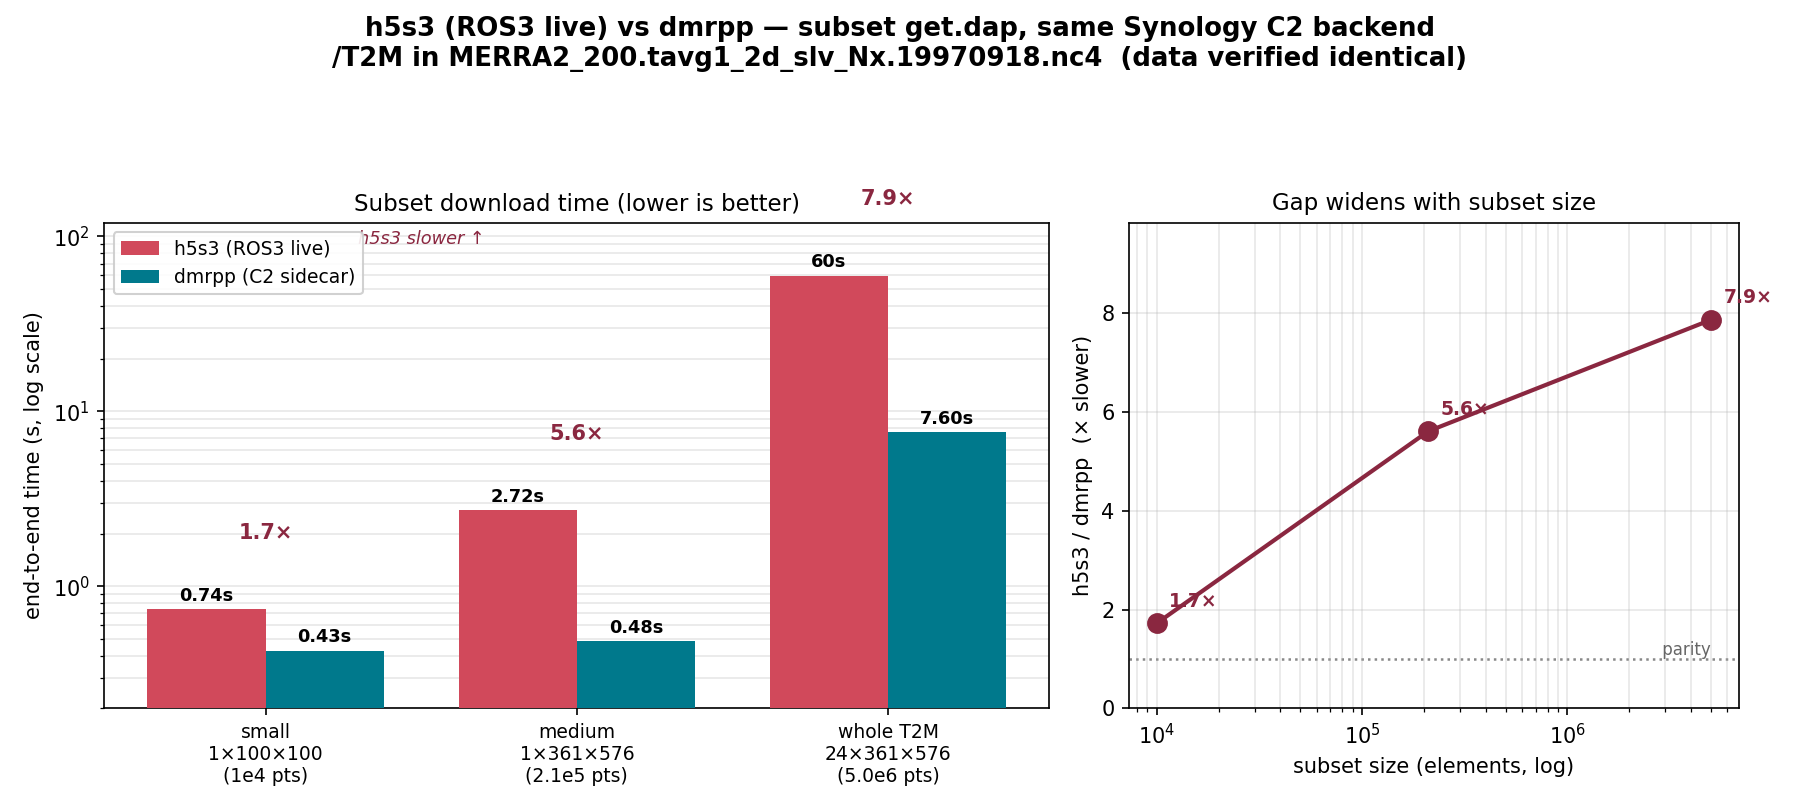

This chart was generated by the following Python code:
#!/usr/bin/env python3
"""h5s3 (ROS3 live) vs dmrpp subset performance, same Synology C2 backend.

Measured 2026-07-02 on host `matlab` against the running Hyrax server.
Subsets of /T2M in MERRA2_200.tavg1_2d_slv_Nx.19970918.nc4, get.dap ->
fileout-netcdf, end-to-end curl. Both paths read the SAME object on Synology C2
(h5s3 via ROS3 VFD; dmrpp via byte-range GETs from the .c2.dmrpp sidecar).
Output data verified identical (np.allclose) for every subset.
"""

import matplotlib

matplotlib.use("Agg")
import matplotlib.pyplot as plt
from matplotlib.patches import Patch

# subset, element count, h5s3 avg s, dmrpp avg s  (warm; whole-T2M is single-shot)
labels = ["small\n1×100×100\n(1e4 pts)",
          "medium\n1×361×576\n(2.1e5 pts)",
          "whole T2M\n24×361×576\n(5.0e6 pts)"]
h5s3 = [0.736, 2.716, 59.8]
dmrpp = [0.427, 0.484, 7.6]
ratio = [h / d for h, d in zip(h5s3, dmrpp)]   # 1.7x, 5.6x, 7.9x

C_H5S3 = "#d1495b"
C_DMRPP = "#00798c"
C_RATIO = "#8a2740"

fig, (ax1, ax2) = plt.subplots(1, 2, figsize=(12, 5.4),
                               gridspec_kw={"width_ratios": [1.55, 1]})
fig.suptitle(
    "h5s3 (ROS3 live) vs dmrpp — subset get.dap, same Synology C2 backend\n"
    "/T2M in MERRA2_200.tavg1_2d_slv_Nx.19970918.nc4  (data verified identical)",
    fontsize=12.5, fontweight="bold",
)

# ---------- Panel 1: grouped bars, log time ----------
x = range(len(labels))
w = 0.38
b1 = ax1.bar([i - w / 2 for i in x], h5s3, w, label="h5s3 (ROS3 live)",
             color=C_H5S3, zorder=3)
b2 = ax1.bar([i + w / 2 for i in x], dmrpp, w, label="dmrpp (C2 sidecar)",
             color=C_DMRPP, zorder=3)
ax1.set_yscale("log")
ax1.set_ylabel("end-to-end time (s, log scale)")
ax1.set_title("Subset download time (lower is better)", fontsize=11)
ax1.set_xticks(list(x))
ax1.set_xticklabels(labels, fontsize=9)
ax1.set_ylim(0.2, 120)
ax1.grid(axis="y", alpha=0.3, which="both", zorder=0)
ax1.legend(loc="upper left", fontsize=9, framealpha=0.9)
for b in list(b1) + list(b2):
    v = b.get_height()
    ax1.text(b.get_x() + b.get_width() / 2, v * 1.06,
             f"{v:.2f}s" if v < 10 else f"{v:.0f}s",
             ha="center", va="bottom", fontsize=8.5, fontweight="bold")
# ratio callouts above each group
for i, r in enumerate(ratio):
    ax1.text(i, max(h5s3[i], dmrpp[i]) * 2.4, f"{r:.1f}×",
             ha="center", va="bottom", fontsize=10, fontweight="bold",
             color=C_RATIO)
ax1.text(0.5, 90, "h5s3 slower ↑", ha="center", fontsize=8.5,
         color=C_RATIO, style="italic")

# ---------- Panel 2: slowdown ratio vs subset size ----------
pts = [1e4, 2.1e5, 5.0e6]
ax2.plot(pts, ratio, "-o", color=C_RATIO, lw=2, ms=9, zorder=3)
ax2.set_xscale("log")
ax2.set_xlabel("subset size (elements, log)")
ax2.set_ylabel("h5s3 / dmrpp  (× slower)")
ax2.set_title("Gap widens with subset size", fontsize=11)
ax2.axhline(1.0, color="#888", ls=":", lw=1.2, zorder=1)
ax2.text(pts[-1], 1.0, " parity", va="bottom", ha="right", fontsize=8,
         color="#666")
ax2.set_ylim(0, max(ratio) * 1.25)
ax2.grid(alpha=0.3, which="both", zorder=0)
for px, r in zip(pts, ratio):
    ax2.annotate(f"{r:.1f}×", (px, r), textcoords="offset points",
                 xytext=(6, 8), fontsize=9, fontweight="bold", color=C_RATIO)

fig.tight_layout(rect=(0, 0, 1, 0.9))
out = "h5s3_dmrpp_subset_perf.png"
fig.savefig(out, dpi=150)
print("wrote", out)
